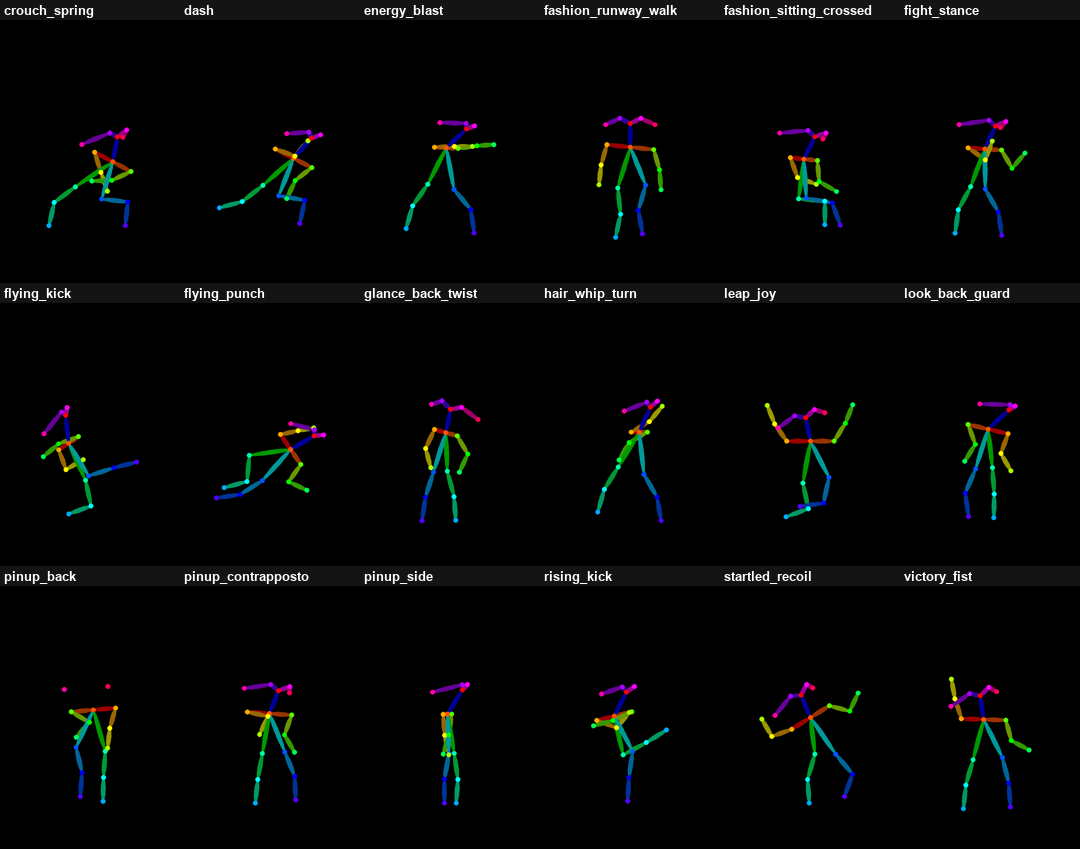
#> input picture standalone/pose-starter/chibi/CHIBI_INDEX.png, 1080 x 849 px; its folder holds only this picture in this run
$ python -i sheet.py   (imports and definitions only)
#> lines starting #> are read from the running program, lines starting #| are printed output that depends on the picture; after the words box and inside, x2 and y2 are one past the last pixel; in counts of white or black regions, pixels touching at a corner belong together
#> further down, picture is the input picture: PIL image 1080x849 RGB; mean R, G, B 4.7, 6, 5.5
"""Character reference sheet builder: one generation per pose (OpenPose skeleton from posekit) and per expression,
then a labeled grid. Talks to Forge's own HTTP API (Forge must run with --api)."""
import base64
import io
import json
import os
import sys
import re
import urllib.request

from PIL import Image, ImageDraw, ImageFont

from .presets import merge_csv

# posekit is vendored here: the skeleton builder for the pose panels,
# bundled so a fresh clone runs standalone. Only stdlib + Pillow; no other consumers import it.
POSEKIT_DIR = os.path.dirname(os.path.abspath(__file__))
OPENPOSE = "xinsir_openpose_sdxl [d0333a45]"  # control-lora was overpowered by the style LoRAs (2026-10-18 test)
IPADAPTER = ("CLIP-ViT-H (IPAdapter)", "ip-adapter-plus_sdxl_vit-h [bc449f62]")

# label -> (posekit preset, extra tags). BACK_POSES skip posekit's own tags and the IP-Adapter reference.
POSES = {
    "DASH": ("dash", "running"),
    "AIRBORNE": ("leap_joy", "jumping, midair"),
    "LANDING": ("landing_adult", "superhero landing, (kneeling:1.2), one knee, fist on ground, looking ahead"),  # hero_landing is tuned for chibi proportions (blob legs at 6.5 heads)
    "DEFIANT": ("pinup_contrapposto", "hand on hip, confident"),
    "STARTLED RECOIL": ("startled_recoil", "surprised"),
    "JOYFUL VICTORY": ("victory_fist", "happy, grin"),
    "SIDE VIEW": ("pinup_side", "from side, profile"),
    "BACK VIEW": ("pinup_back", "(from behind:1.4), (back:1.3), facing away, back of head, standing, hand on hip"),
    "3/4 BACK": ("look_back_guard", "(from behind:1.3), back, looking back, looking over shoulder, profile, standing"),
}
NO_KIT_TAGS = {"BACK VIEW", "3/4 BACK", "LANDING"}  # posekit tags 'dust, impact' added ground/scenery to LANDING
# The reference panel is always front-facing: with IP-Adapter on, back views came out frontal (Jinx run 2026-10-18).
BACK_POSES = {"BACK VIEW", "3/4 BACK"}
FRONT_ONLY = re.compile(r"\b(navel|midriff|cleavage|breasts|collarbone|abs|stomach)\b")
BACK_NEG = "(looking at viewer:1.2), facing viewer, front view, navel, cleavage, breasts"
# Colour from pink/red eyes, clothes and eyeshadow bled into the skin (Jinx run).
SKIN_NEG = "pink skin, colored skin, red skin, purple skin, sunburn, scenery, ground, landscape, rocks"
BUST_NEG = ("full body, legs, thighs, hips, knees, knee up, crouching, squatting, kicking, cowboy shot, multiple views, "
            "chibi, hand on own face, hand on own chin, hand to own mouth, hand on own cheek, hand up, v, peace sign, "
            "hands, fingers, waving, pointing, fist, navel, midriff, stomach, hands on hips")
EXPRESSIONS = {
    "NEUTRAL": "closed mouth, light smile, calm",
    "JOY": "laughing, closed eyes, open mouth, happy, blush",
    "ANGER": "angry, v-shaped eyebrows, clenched teeth, glaring",
    "SHOCK": "surprised, wide-eyed, open mouth, shocked",
    "SADNESS": "sad, tears, frown, downcast eyes",
    "DETERMINATION": "determined, serious, furrowed brow, closed mouth",
    "EMBARRASSMENT": "embarrassed, blush, wavy mouth, looking away, sweatdrop",
    "MISCHIEF": "one eye closed, smirk, mischievous, tongue out",
}
BUST = "bust"  # head-and-shoulders skeleton filling the frame (prompt alone gave full bodies)
BODY_LORA = re.compile(r"<lora:fsthicc[^>]*>\s*,?\s*")  # body-shape LoRA fights head shots
POSE_SIZE = (832, 1216)
FACE_SIZE = (1024, 1024)


COLOR_TAG = re.compile(r"^(?:[a-z]+ )?(?:blonde|black|white|red|blue|green|pink|purple|brown|orange|grey|gray|silver|aqua|yellow)"
                       r"(?:[- ][a-z]+)? hair$")  # hair only: weighting eye colour spread pink eyes into the skin


LOWER_BODY = re.compile(r"\b(shoes?|footwear|sneakers?|boots?|heels|sandals|socks?|kneehighs|thighhighs|pantyhose|"
                        r"legwear|stockings|leggings|shorts|skirt|miniskirt|pants|jeans|garter\w*|barefoot|thighs?|legs?|feet)\b")


def upper_only(character):
    """Busts: lower-body clothing tags pull legs and feet into the frame (crouching busts in the 2026-10-18 test)."""
    return ", ".join(t.strip() for t in character.split(",") if t.strip() and not LOWER_BODY.search(t))


def head_only(character):
    """Busts: no lower-body or torso tags (navel/midriff framed busts waist-up with a pink belly blob)."""
    return ", ".join(t for t in (t.strip() for t in upper_only(character).split(",")) if t and not FRONT_ONLY.search(t))


# [87 lines left out: functions weight_colors, build_jobs, _posekit, skeleton, _b64, payload and 1 more, not called in this run]


# ---------------------------------------------------------------- layout

def trim(img, pad=12, thresh=238):
    """Crop to the non-white content."""
#> called with pad = 12, thresh = 238
    mask = img.convert("L").point(lambda v: 255 if v < thresh else 0)
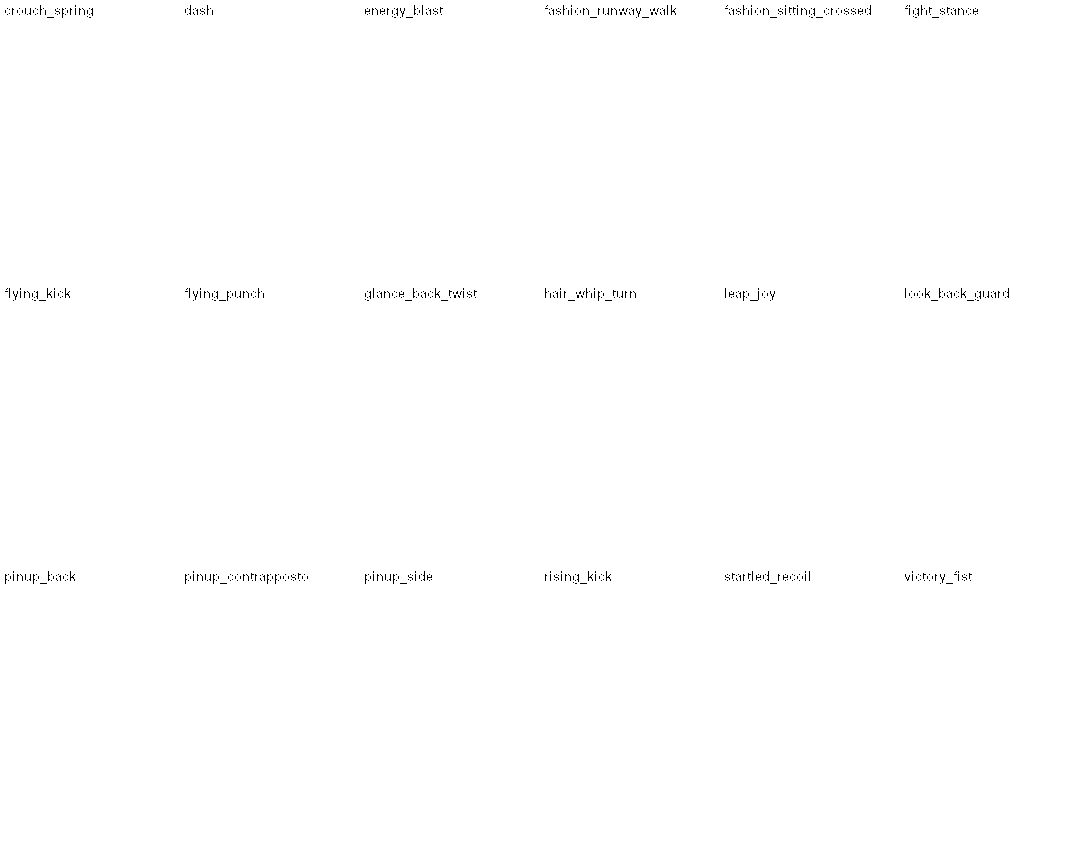
#> mask: PIL image 1080x849 L; 99.7% white; black in thin lines or dots, all inside (x1, y1, x2, y2) = (5, 5, 1009, 584)
    box = mask.getbbox()
#> box = (0, 0, 1080, 849)
    if not box:
        return img
    l, t, r, b = box
#> l = 0; t = 0; r = 1080; b = 849
    return img.crop((max(0, l - pad), max(0, t - pad), min(img.width, r + pad), min(img.height, b + pad)))


# [7 lines left out: function _font, not called in this run]


def _fit(img, w, h):
    s = min(w / img.width, h / img.height)
    return img.resize((max(1, int(img.width * s)), max(1, int(img.height * s))), Image.LANCZOS)


# [56 lines left out: functions bust_crop, compose, run, not called in this run]

>>> from PIL import Image
>>> picture = Image.open('../standalone/pose-starter/chibi/CHIBI_INDEX.png')
>>> result = trim(picture)
